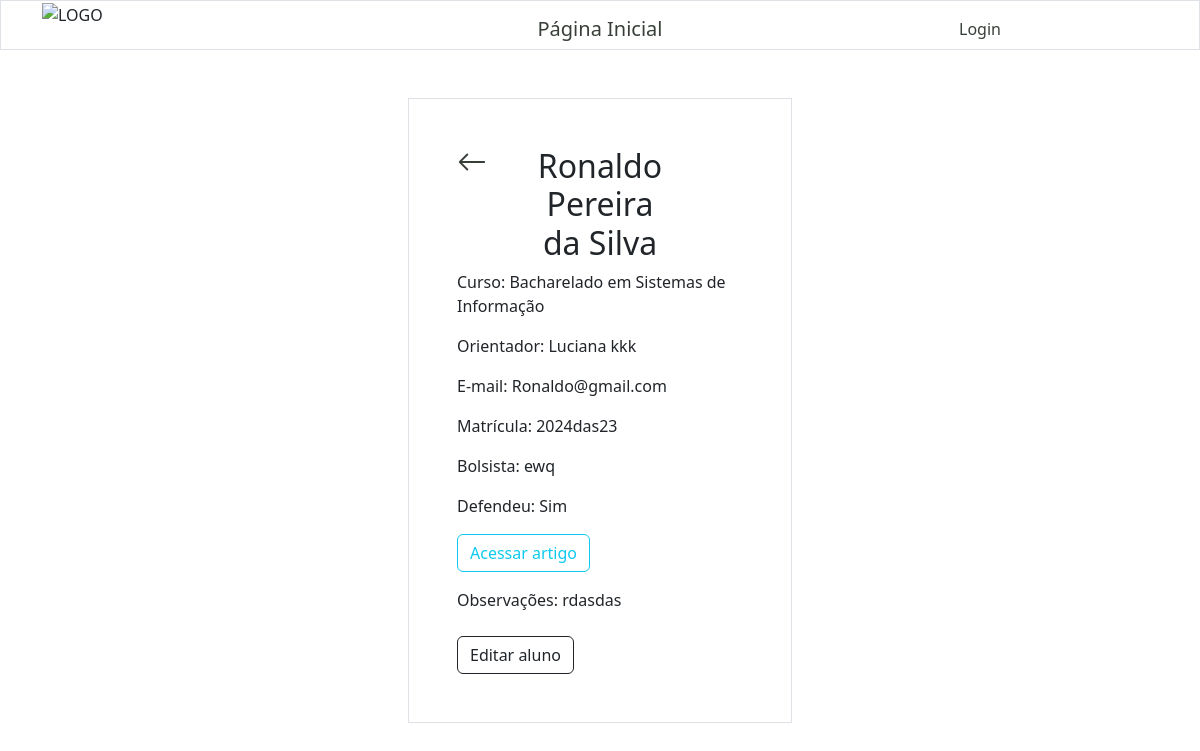
/alunos/alunoInfo/2/, run on an earlier commit of the app's database.
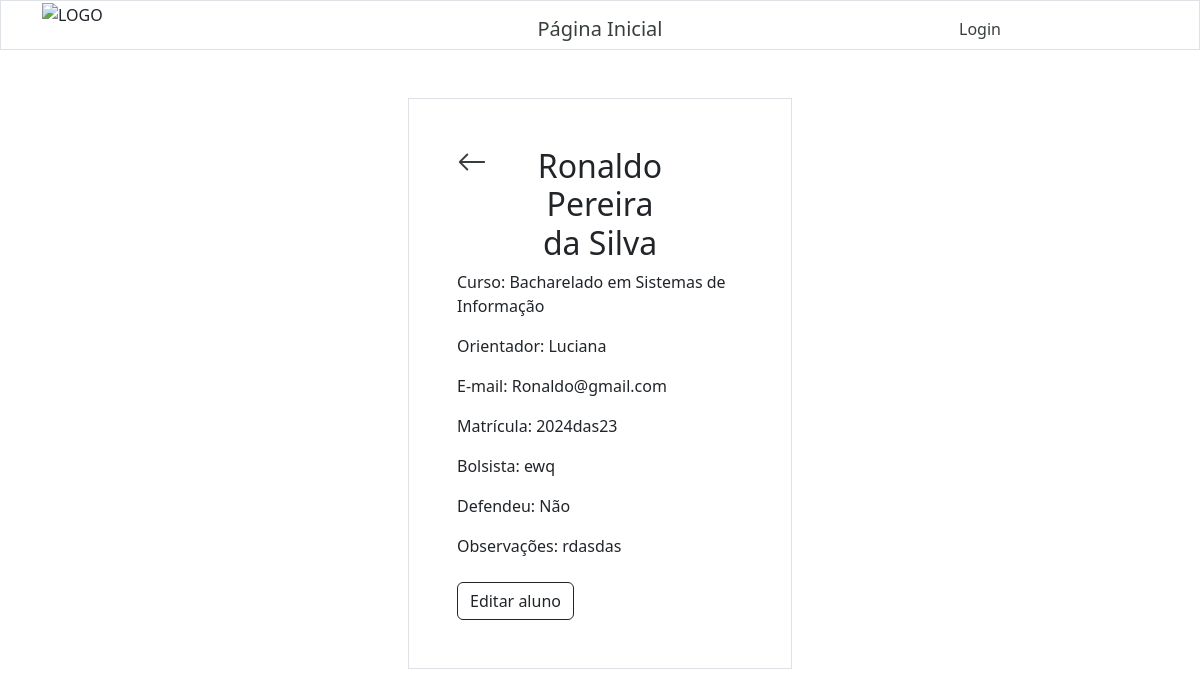
And on a later commit of the database.
### alunos/models.py (models this page shows, shortened)
class Aluno(models.Model):
    nome = models.CharField(max_length=255)
    sobrenome = models.CharField(max_length=255)
    curso = models.ForeignKey(Turma, on_delete=models.SET_NULL, null=True)
    orientadores = models.ManyToManyField('docentes.Docente', related_name='alunos_orientados')
    defesa = models.BooleanField(blank=True)
    data_defesa = models.DateField(null=True, blank=True)
    artigo = models.URLField(max_length=400, blank=True)
    bolsista = models.CharField(max_length=30)
    obs = models.TextField(max_length=255, blank=True)
    email = models.EmailField(max_length=255, null=True)
    matricula = models.CharField(max_length=20, null=True)

### docentes/models.py (models this page shows, shortened)
class Docente(models.Model):
    nome = models.CharField(max_length=255)
    sobrenome = models.CharField(max_length=255, null=True)
    email = models.EmailField(max_length=255, null=True)
    orientados = models.ManyToManyField(Aluno, related_name='docentes_orientadores', blank=True)

### turmas/models.py (models this page shows, shortened)
class Turma(models.Model):
    nome = models.CharField(max_length=255)
    vagas = models.IntegerField(null=True)
    curso = models.CharField(max_length=255)
    data_de_inicio = models.DateField(null=True)
    data_de_criacao = models.DateField(default=timezone.now)

### alunos/views.py (the view)
# urls.py: path('alunos/alunoInfo/<int:id>/', views.alunoInfo, name='alunoInfo'),
def alunoInfo(request, id):
    alunoID = get_object_or_404(Aluno, id=id)
    template = loader.get_template('alunoInfo.html')
    context = {'alunoID': alunoID, }
    return HttpResponse(template.render(context, request))

### alunos/templates/alunoInfo.html (shortened to what this page needs)
{% extends "master.html" %}
{% block content %}
    {% include "header.html" %}
    <div class="row">
        <div class="col"></div>
        <div class="col">
            <div class="container p-5 my-5 border">
                <div class="row">
                    <div class="col">
                        <a href="/alunos">
                            <svg xmlns="http://www.w3.org/2000/svg" width="30" height="30" fill="currentColor" class="bi bi-arrow-left" viewBox="0 0 16 16">
                                <path fill-rule="evenodd" d="M15 8a.5.5 0 0 0-.5-.5H2.707l3.147-3.146a.5.5 0 1 0-.708-.708l-4 4a.5.5 0 0 0 0 .708l4 4a.5.5 0 0 0 .708-.708L2.707 8.5H14.5A.5.5 0 0 0 15 8"/>
                            </svg>
                        </a>
                    </div>
                    <div class="col-6">
                        <h2 class="text-center">
                            {{ alunoID.nome }} {{ alunoID.sobrenome }}
                        </h2>
                    </div>
                    <div class="col"></div>
                </div>
                <p>Curso: {{ alunoID.curso.curso }}</p>
                {% if alunoID.orientadores.count > 1 %}
                    <p>Orientadores:
                        {% for orientador in alunoID.orientadores.all %}
                            {{ orientador.nome }}
                            {% if forloop.counter == alunoID.orientadores.all|length|add:-1 %}
                                e
                            {% elif not forloop.last %}
                                ,
                            {% endif %}
                        {% endfor %}
                    </p>
                {% else %}
                    <p>Orientador: {{ alunoID.orientadores.first.nome }}</p>
                {% endif %}
                <p>E-mail: {{ alunoID.email }}</p>
                <p>Matrícula: {{ alunoID.matricula }}</p>
                <p>Bolsista: {{ alunoID.bolsista }}</p>
                <p>Defendeu:
                    {% if alunoID.defesa%}
                    Sim <p><a href="{{ alunoID.artigo }}"> <button type="button" style="width:10;height:10" class="btn btn-outline-info">Acessar artigo</button></a></p>
                    {%else%}
                    Não
                    {% endif %}
                </p>
                <p>Observações: {{ alunoID.obs }}</p>
                <div class="container px-0 mt-4">
                    <a href="{% url 'editar_aluno' alunoID.id %}">
                        <button type="button" class="btn btn-outline-dark">
                            Editar aluno
                        </button>
                    </a>
                </div>
            </div>
        </div>
        <div class="col"></div>
    </div>
{% endblock %}

What changed in the data, as far as the page shows it:
changed Aluno "Ronaldo": orientadores.first.nome "Luciana kkk" → "Luciana"; defesa True → False (drawn)
Also different on the page:
text no longer shown: "Sim Acessar artigo"
text now shown: "Não"
